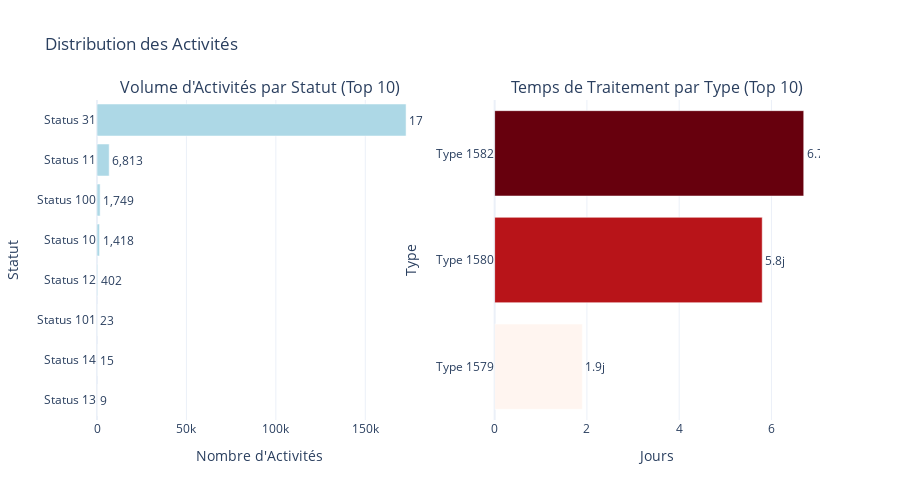

The code cell stored with this chart in its notebook:
### Code cell
# Visualisation : Distribution des activités
fig = make_subplots(
    rows=1, cols=2,
    subplot_titles=('Volume d\'Activités par Statut (Top 10)', 'Temps de Traitement par Type (Top 10)'),
    specs=[[{"type": "bar"}, {"type": "bar"}]]
)

# Graphique 1 : Volume par statut
df_status_top = activity_by_status.head(10).sort_values('total_activities')
fig.add_trace(
    go.Bar(
        y=df_status_top['status_name'],
        x=df_status_top['total_activities'],
        orientation='h',
        text=df_status_top['total_activities'].apply(lambda x: f"{x:,}"),
        textposition='outside',
        marker_color='lightblue',
        name='Volume',
        hovertemplate='<b>%{y}</b><br>Volume: %{x:,}<extra></extra>'
    ),
    row=1, col=1
)

# Graphique 2 : Temps par type
df_type_top = activity_by_type.head(10).sort_values('avg_days_to_close')
fig.add_trace(
    go.Bar(
        y=df_type_top['type_name'],
        x=df_type_top['avg_days_to_close'],
        orientation='h',
        text=df_type_top['avg_days_to_close'].apply(lambda x: f"{x:.1f}j"),
        textposition='outside',
        marker_color=df_type_top['avg_days_to_close'],
        marker_colorscale='Reds',
        name='Durée',
        hovertemplate='<b>%{y}</b><br>Durée: %{x:.1f} jours<extra></extra>'
    ),
    row=1, col=2
)

fig.update_xaxes(title_text="Nombre d'Activités", row=1, col=1)
fig.update_yaxes(title_text="Statut", row=1, col=1)
fig.update_xaxes(title_text="Jours", row=1, col=2)
fig.update_yaxes(title_text="Type", row=1, col=2)

fig.update_layout(height=500, showlegend=False, title_text="Distribution des Activités")
fig.show()

### Figure 1 — Plotly figure (JSON) as saved in the notebook; plotly's stock layout.template omitted (floating-point values rounded to 4 significant figures)
{"data": [{"hovertemplate": "<b>%{y}</b><br>Volume: %{x:,}<extra></extra>", "marker": {"color": "lightblue"}, "name": "Volume", "orientation": "h", "text": ["9", "15", "23", "402", "1,418", "1,749", "6,813", "172,819"], "textposition": "outside", "type": "bar", "x": [9, 15, 23, 402, 1418, 1749, 6813, 172819], "xaxis": "x", "y": ["Status 13", "Status 14", "Status 101", "Status 12", "Status 10", "Status 100", "Status 11", "Status 31"], "yaxis": "y"}, {"hovertemplate": "<b>%{y}</b><br>Durée: %{x:.1f} jours<extra></extra>", "marker": {"color": [1.9, 5.8, 6.7], "colorscale": [[0, "rgb(255,245,240)"], [0.125, "rgb(254,224,210)"], [0.25, "rgb(252,187,161)"], [0.375, "rgb(252,146,114)"], [0.5, "rgb(251,106,74)"], [0.625, "rgb(239,59,44)"], [0.75, "rgb(203,24,29)"], [0.875, "rgb(165,15,21)"], [1, "rgb(103,0,13)"]]}, "name": "Durée", "orientation": "h", "text": ["1.9j", "5.8j", "6.7j"], "textposition": "outside", "type": "bar", "x": [1.9, 5.8, 6.7], "xaxis": "x2", "y": ["Type 1579", "Type 1580", "Type 1582"], "yaxis": "y2"}], "layout": {"annotations": [{"font": {"size": 16}, "showarrow": false, "text": "Volume d'Activités par Statut (Top 10)", "x": 0.225, "xanchor": "center", "xref": "paper", "y": 1, "yanchor": "bottom", "yref": "paper"}, {"font": {"size": 16}, "showarrow": false, "text": "Temps de Traitement par Type (Top 10)", "x": 0.775, "xanchor": "center", "xref": "paper", "y": 1, "yanchor": "bottom", "yref": "paper"}], "height": 500, "showlegend": false, "title": {"text": "Distribution des Activités"}, "xaxis": {"anchor": "y", "domain": [0, 0.45], "title": {"text": "Nombre d'Activités"}}, "xaxis2": {"anchor": "y2", "domain": [0.55, 1], "title": {"text": "Jours"}}, "yaxis": {"anchor": "x", "domain": [0, 1], "title": {"text": "Statut"}}, "yaxis2": {"anchor": "x2", "domain": [0, 1], "title": {"text": "Type"}}}}
